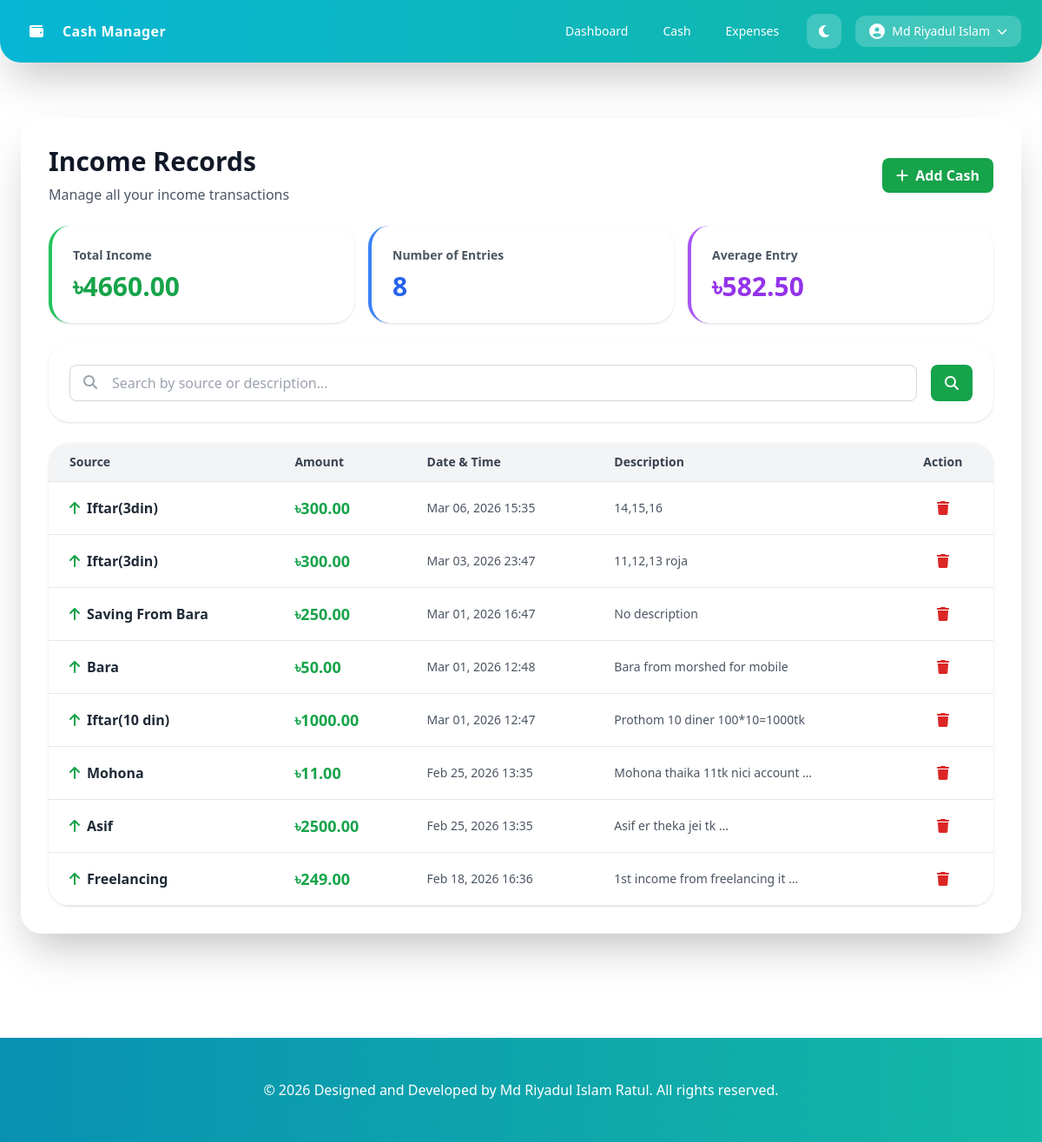
/cash-list/ (signed in), run on the app's committed database.
### ManageCash/models.py (models this page shows)
class AddCash(models.Model):
    user = models.ForeignKey(User, on_delete=models.CASCADE)
    source = models.CharField(max_length=255)
    datetime = models.DateTimeField(auto_now_add=True)
    amount = models.DecimalField(max_digits=10, decimal_places=2)
    description = models.TextField(blank=True)

### ManageCash/views.py (the view)
# urls.py: path('cash-list/', views.cash_list, name='cash_list'),
@login_required(login_url='login')
def cash_list(request):
    cash_additions = AddCash.objects.filter(user=request.user).order_by('-datetime')
    search_query = request.GET.get('q', '')
    if search_query:
        cash_additions = cash_additions.filter(
            Q(source__icontains=search_query) | Q(description__icontains=search_query)
        )
    total = cash_additions.aggregate(Sum('amount'))['amount__sum'] or 0
    count = cash_additions.count()
    average = total / count if count > 0 else 0
    context = {
        'cash_additions': cash_additions,
        'search_query': search_query,
        'total': total,
        'average': average,
    }
    return render(request, 'ManageCash/cash_list.html', context)

### ManageCash/context_processors.py (called while the page is built)
def profile_context(request):
    if request.user.is_authenticated:
        try:
            profile = request.user.profile
        except Profile.DoesNotExist:
            profile = Profile.objects.create(user=request.user)
        return {'user_profile': profile}
    return {'user_profile': None}

### ManageCash/models.py (called while the page is built)
    @property
    def has_profile_picture(self):
        return bool(self.profile_picture and hasattr(self.profile_picture, 'url'))

### templates/ManageCash/cash_list.html (shortened to what this page needs)
{% extends 'base.html' %}
{% block content %}
<div class="space-y-6">
    <div class="flex items-center justify-between">
        <div>
            <h1 class="text-3xl font-bold text-gray-900 dark:text-gray-100">Income Records</h1>
            <p class="text-gray-600 dark:text-gray-300 mt-2">Manage all your income transactions</p>
        </div>
        <a href="{% url 'add_cash' %}" class="bg-green-600 hover:bg-green-700 text-white font-bold py-2 px-4 rounded-lg transition flex items-center">
            <i class="fas fa-plus mr-2"></i>Add Cash
        </a>
    </div>
    <div class="grid grid-cols-1 md:grid-cols-3 gap-4">
        <div class="bg-white dark:bg-gray-800 rounded-3xl shadow p-6 border-l-4 border-green-500 transition-colors">
            <p class="text-gray-600 dark:text-gray-300 text-sm font-semibold">Total Income</p>
            <p class="text-3xl font-bold text-green-600 mt-2">৳{{ total|floatformat:2 }}</p>
        </div>
        <div class="bg-white dark:bg-gray-800 rounded-3xl shadow p-6 border-l-4 border-blue-500 transition-colors">
            <p class="text-gray-600 dark:text-gray-300 text-sm font-semibold">Number of Entries</p>
            <p class="text-3xl font-bold text-blue-600 mt-2">{{ cash_additions|length }}</p>
        </div>
        <div class="bg-white dark:bg-gray-800 rounded-3xl shadow p-6 border-l-4 border-purple-500 transition-colors">
            <p class="text-gray-600 dark:text-gray-300 text-sm font-semibold">Average Entry</p>
            <p class="text-3xl font-bold text-purple-600 mt-2">৳{{ average|floatformat:2 }}</p>
        </div>
    </div>
    <div class="bg-white dark:bg-gray-800 rounded-3xl shadow p-6 transition-colors">
        <form method="GET" class="flex gap-4">
            <div class="flex-1 relative">
                <i class="fas fa-search absolute left-4 top-3 text-gray-400 dark:text-gray-500"></i>
                <input type="text" name="q"
                       class="w-full pl-12 pr-4 py-2 border border-gray-300 dark:border-gray-600 rounded-lg focus:outline-none focus:ring-2 focus:ring-green-500 dark:bg-gray-700 dark:text-gray-100"
                       placeholder="Search by source or description..." value="{{ search_query }}">
            </div>
            <button type="submit" class="bg-green-600 hover:bg-green-700 text-white font-bold py-2 px-4 rounded-lg transition flex items-center">
                <i class="fas fa-search"></i>
            </button>
        </form>
    </div>
    <div class="bg-white dark:bg-gray-800 rounded-3xl shadow overflow-hidden transition-colors">
        {% if cash_additions %}
        <div class="overflow-x-auto">
            <table class="w-full" id="transactionsTable">
                <thead class="bg-gray-100 dark:bg-gray-700 border-b">
                    <tr>
                        <th class="px-6 py-3 text-left text-sm font-semibold text-gray-700 dark:text-gray-200">Source</th>
                        <th class="px-6 py-3 text-left text-sm font-semibold text-gray-700 dark:text-gray-200">Amount</th>
                        <th class="px-6 py-3 text-left text-sm font-semibold text-gray-700 dark:text-gray-200">Date & Time</th>
                        <th class="px-6 py-3 text-left text-sm font-semibold text-gray-700 dark:text-gray-200">Description</th>
                        <th class="px-6 py-3 text-center text-sm font-semibold text-gray-700 dark:text-gray-200">Action</th>
                    </tr>
                </thead>
                <tbody>
                    {% for cash in cash_additions %}
                    <tr class="border-b hover:bg-gray-50 dark:hover:bg-gray-700 transition cursor-pointer transaction-row"
                        data-source="{{ cash.source }}"
                        data-amount="{{ cash.amount }}"
                        data-date="{{ cash.datetime|date:'M d, Y H:i' }}"
                        data-description="{{ cash.description }}">
                        <td class="px-6 py-4">
                            <div class="flex items-center space-x-2">
                                <i class="fas fa-arrow-up text-green-600"></i>
                                <span class="font-semibold text-gray-800 dark:text-gray-100">{{ cash.source }}</span>
                            </div>
                        </td>
                        <td class="px-6 py-4">
                            <span class="text-lg font-bold text-green-600">৳{{ cash.amount|floatformat:2 }}</span>
                        </td>
                        <td class="px-6 py-4 text-sm text-gray-600 dark:text-gray-300">
                            {{ cash.datetime|date:"M d, Y H:i" }}
                        </td>
                        <td class="px-6 py-4 text-sm text-gray-600 dark:text-gray-300">
                            {{ cash.description|truncatewords:5|default:"No description" }}
                        </td>
                        <td class="px-6 py-4 text-center">
                            <a href="{% url 'delete_cash' cash.pk %}" class="text-red-600 hover:text-red-800 font-semibold transition">
                                <i class="fas fa-trash"></i>
                            </a>
                        </td>
                    </tr>
                    {% endfor %}
                </tbody>
            </table>
        </div>
        {% endif %}
    </div>
</div>
{% endblock %}

### templates/base.html (shortened to what this page needs)
<!DOCTYPE html>
<html lang="en" id="htmlRoot">
<head>
<script src="https://cdn.tailwindcss.com"></script>
</head>
<body>
<header id="header" class="shadow-2xl px-6 py-4 rounded-b-3xl">
  <div class="max-w-7xl mx-auto flex justify-between items-center">
    <a href="{% url 'dashboard' %}" class="flex items-center gap-3">
      <div class="w-9 h-9 flex items-center justify-center rounded-xl">
        <i class="fas fa-wallet text-white"></i>
      </div>
      <span class="font-bold tracking-wide text-white">Cash Manager</span>
    </a>
    <div class="flex items-center gap-4">
      <nav class="hidden md:flex gap-2">
        <a href="{% url 'dashboard' %}" class="px-4 py-2 rounded-xl text-sm text-white">Dashboard</a>
        <a href="{% url 'cash_list' %}" class="px-4 py-2 rounded-xl text-sm text-white">Cash</a>
        <a href="{% url 'expense_list' %}" class="px-4 py-2 rounded-xl text-sm text-white">Expenses</a>
      </nav>
      <button id="themeBtn" class="w-10 h-10 rounded-xl flex items-center justify-center bg-white/20">
        <i id="themeIcon" class="fas fa-moon text-white"></i>
      </button>
      <details class="relative">
        <summary class="list-none cursor-pointer flex items-center gap-2 px-4 py-2 rounded-xl bg-white/20">
          {% if user_profile.has_profile_picture %}
            <img src="{{ user_profile.profile_picture.url }}" alt="Profile" class="w-6 h-6 rounded-full object-cover">
          {% else %}
            <i class="fas fa-user-circle text-white text-lg"></i>
          {% endif %}
          <span class="text-sm text-white">{{ user.first_name|default:user.username }}</span>
          <i class="fas fa-chevron-down text-xs text-white"></i>
        </summary>
      </details>
    </div>
  </div>
</header>
<main class="max-w-7xl mx-auto px-6 py-10">
  <div id="contentCard" class="card p-8 rounded-3xl shadow-2xl">
    {% block content %}{% endblock %}
  </div>
</main>
<footer id="footer" class="mt-20 px-6 py-12 text-white text-center">
  © 2026 Designed and Developed by Md Riyadul Islam Ratul. All rights reserved.
</footer>
</body>
</html>

### templates/base.html (style rules this page uses)
body, header, footer, .card, .message { transition: all 0.5s ease; }

### data on the page
AddCash: source "Iftar(3din)", amount "300.00", datetime "Mar 06, 2026 15:35", description "14,15,16"
AddCash: source "Iftar(3din)", amount "300.00", datetime "Mar 03, 2026 23:47", description "11,12,13 roja"
AddCash: source "Saving From Bara", amount "250.00", datetime "Mar 01, 2026 16:47", description "No description"
AddCash: source "Bara", amount "50.00", datetime "Mar 01, 2026 12:48", description "Bara from morshed for mobile"
AddCash: source "Iftar(10 din)", amount "1000.00", datetime "Mar 01, 2026 12:47", description "Prothom 10 diner 100*10=1000tk"
AddCash: source "Mohona", amount "11.00", datetime "Feb 25, 2026 13:35", description "Mohona thaika 11tk nici account …"
AddCash: source "Asif", amount "2500.00", datetime "Feb 25, 2026 13:35", description "Asif er theka jei tk …"
AddCash: source "Freelancing", amount "249.00", datetime "Feb 18, 2026 16:36", description "1st income from freelancing it …"

### other printed values
{{ user.first_name|default:user.username }} "Md Riyadul Islam"
{{ total|floatformat:2 }} "4660.00"
{{ cash_additions|length }} "8"
{{ average|floatformat:2 }} "582.50"
